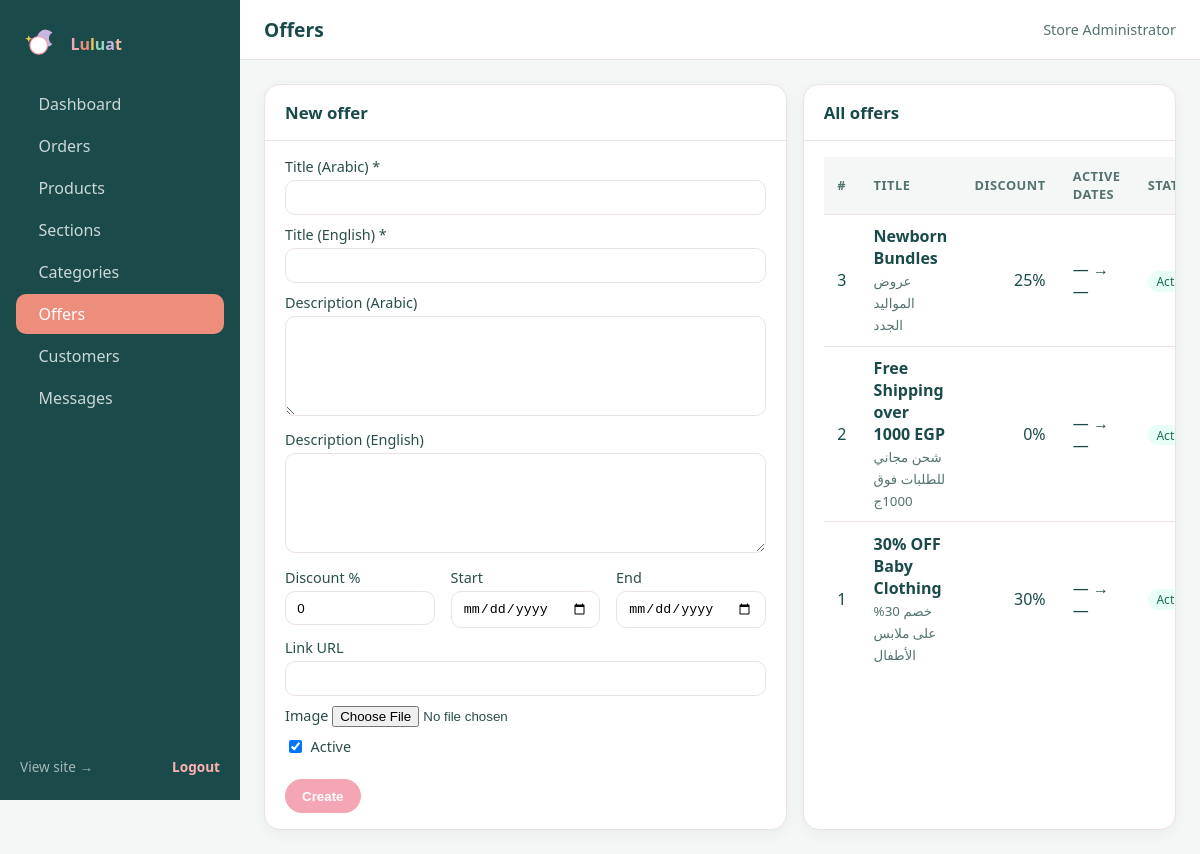
Page /admin/offers.php (signed in) on the committed database.
### tables this page shows
CREATE TABLE `offers` (
  `id`               INT UNSIGNED NOT NULL AUTO_INCREMENT,
  `title_ar`         VARCHAR(180)   NOT NULL,
  `title_en`         VARCHAR(180)   NOT NULL,
  `description_ar`   TEXT           DEFAULT NULL,
  `description_en`   TEXT           DEFAULT NULL,
  `image`            VARCHAR(255)   DEFAULT NULL,
  `discount_percent` DECIMAL(5,2)   NOT NULL DEFAULT 0,
  `link_url`         VARCHAR(255)   DEFAULT NULL,
  `start_date`       DATE           DEFAULT NULL,
  `end_date`         DATE           DEFAULT NULL,
  `is_active`        TINYINT(1)     NOT NULL DEFAULT 1,
  `created_at`       DATETIME       NOT NULL DEFAULT CURRENT_TIMESTAMP,
  PRIMARY KEY (`id`)
);

### includes/functions.php (called while the page is built, shortened)
<?php
require_once __DIR__ . '/db.php';
function e($value): string
{
    return htmlspecialchars((string)$value, ENT_QUOTES | ENT_SUBSTITUTE, 'UTF-8');
}
function url(string $path = ''): string
{
    return BASE_URL . '/' . ltrim($path, '/');
}

### includes/db.php (called while the page is built, shortened)
<?php
final class DB
{
    private static ?PDO $pdo = null;
    public static function pdo(): PDO
    {
        if (self::$pdo === null) {
            $dsn = sprintf(
                'mysql:host=%s;port=%d;dbname=%s;charset=%s',
                DB_HOST, DB_PORT, DB_NAME, DB_CHARSET
            );
            try {
                self::$pdo = new PDO($dsn, DB_USER, DB_PASS, [
                    PDO::ATTR_ERRMODE            => PDO::ERRMODE_EXCEPTION,
                    PDO::ATTR_DEFAULT_FETCH_MODE => PDO::FETCH_ASSOC,
                    PDO::ATTR_EMULATE_PREPARES   => false,
                    PDO::MYSQL_ATTR_INIT_COMMAND => "SET NAMES utf8mb4 COLLATE utf8mb4_unicode_ci",
                ]);
            } catch (PDOException $e) {
                http_response_code(500);
                if (ini_get('display_errors')) {
                    die('DB connection failed: ' . htmlspecialchars($e->getMessage()));
                }
                die('Service temporarily unavailable. Please try again later.');
            }
        }
        return self::$pdo;
    }
    public static function run(string $sql, array $params = []): PDOStatement
    {
        $st = self::pdo()->prepare($sql);
        $st->execute($params);
        return $st;
    }
    public static function one(string $sql, array $params = []): ?array
    {
        $row = self::run($sql, $params)->fetch();
        return $row ?: null;
    }
    public static function all(string $sql, array $params = []): array
    {
        return self::run($sql, $params)->fetchAll();
    }
}

### includes/auth.php (called while the page is built, shortened)
<?php
require_once __DIR__ . '/db.php';
function current_admin(): ?array
{
    return DB::one('SELECT * FROM admins WHERE id = ?', [(int)$_SESSION['admin_id']]);
}

### admin/includes/bootstrap.php (called while the page is built, shortened)
<?php
$current_admin = current_admin();

### admin/offers.php (the view, shortened to what this page needs)
<?php
require __DIR__ . '/includes/bootstrap.php';
$edit = !empty($_GET['edit']) ? DB::one('SELECT * FROM offers WHERE id = ?', [(int)$_GET['edit']]) : null;
$offers = DB::all('SELECT * FROM offers ORDER BY id DESC');
$admin_page  = 'offers';
$admin_title = 'Offers';
include __DIR__ . '/includes/header.php';
?>
<div class="grid-2">
  <section class="panel">
    <header class="panel__head"><h2><?= $edit ? 'Edit offer' : 'New offer' ?></h2></header>
    <form method="post" enctype="multipart/form-data" class="form">
      <label>Title (Arabic) *
        <input type="text" name="title_ar" required dir="rtl" value="<?= e($edit['title_ar'] ?? '') ?>">
      </label>
      <label>Title (English) *
        <input type="text" name="title_en" required value="<?= e($edit['title_en'] ?? '') ?>">
      </label>
      <label>Description (Arabic)
        <textarea name="description_ar" rows="3" dir="rtl"><?= e($edit['description_ar'] ?? '') ?></textarea>
      </label>
      <label>Description (English)
        <textarea name="description_en" rows="3"><?= e($edit['description_en'] ?? '') ?></textarea>
      </label>
      <div class="row">
        <label>Discount % <input type="number" step="0.01" min="0" max="100" name="discount_percent" value="<?= e((string)($edit['discount_percent'] ?? 0)) ?>"></label>
        <label>Start <input type="date" name="start_date" value="<?= e($edit['start_date'] ?? '') ?>"></label>
        <label>End <input type="date" name="end_date" value="<?= e($edit['end_date'] ?? '') ?>"></label>
      </div>
      <label>Link URL <input type="url" name="link_url" value="<?= e($edit['link_url'] ?? '') ?>"></label>
      <label>Image
        <input type="file" name="image" accept="image/*">
      </label>
      <label class="inline">
        <input type="checkbox" name="is_active" value="1" <?= empty($edit) || !empty($edit['is_active']) ? 'checked' : '' ?>>
        Active
      </label>
      <div class="form__actions">
        <button class="btn btn--primary" type="submit"><?= $edit ? 'Save' : 'Create' ?></button>
      </div>
    </form>
  </section>
  <section class="panel">
    <header class="panel__head"><h2>All offers</h2></header>
    <div class="panel__body">
      <table class="data-table">
        <thead><tr><th>#</th><th>Title</th><th class="num">Discount</th><th>Active dates</th><th>Status</th><th></th></tr></thead>
        <tbody>
          <?php foreach ($offers as $o): ?>
            <tr>
              <td><?= (int)$o['id'] ?></td>
              <td><strong><?= e($o['title_en']) ?></strong><br><small class="muted" dir="rtl"><?= e($o['title_ar']) ?></small></td>
              <td class="num"><?= (float)$o['discount_percent'] ?>%</td>
              <td><?= e($o['start_date'] ?: '—') ?> → <?= e($o['end_date'] ?: '—') ?></td>
              <td><?= $o['is_active'] ? '<span class="pill pill--ok">Active</span>' : '<span class="pill pill--off">Hidden</span>' ?></td>
            </tr>
          <?php endforeach; ?>
        </tbody>
      </table>
    </div>
  </section>
</div>
<?php include __DIR__ . '/includes/footer.php'; ?>

### admin/includes/header.php (shortened to what this page needs)
<?php
$admin_page  = $admin_page  ?? 'dashboard';
$admin_title = $admin_title ?? 'Dashboard';
?>
<!DOCTYPE html>
<html lang="en" dir="ltr">
<head>
<link rel="stylesheet" href="<?= url('assets/css/admin.css') ?>">
</head>
<body class="admin">
<aside class="admin__sidebar">
  <div class="admin__brand">
    <span style="font-weight:800;">
      <span style="color:#f4a6b4">L</span><span style="color:#ed8e7c">u</span><span style="color:#efc754">l</span><span style="color:#8fd5c0">u</span><span style="color:#c8b6e2">a</span><span style="color:#f3bc9e">t</span>
    </span>
  </div>
  <nav class="admin__nav">
    <a class="<?= $admin_page === 'dashboard'  ? 'is-active' : '' ?>" href="<?= url('admin/index.php') ?>"><span class="ic ic-home"></span> Dashboard</a>
    <a class="<?= $admin_page === 'orders'     ? 'is-active' : '' ?>" href="<?= url('admin/orders.php') ?>"><span class="ic ic-cart"></span> Orders</a>
    <a class="<?= $admin_page === 'products'   ? 'is-active' : '' ?>" href="<?= url('admin/products.php') ?>"><span class="ic ic-box"></span> Products</a>
    <a class="<?= $admin_page === 'sections'   ? 'is-active' : '' ?>" href="<?= url('admin/sections.php') ?>"><span class="ic ic-grid"></span> Sections</a>
    <a class="<?= $admin_page === 'categories' ? 'is-active' : '' ?>" href="<?= url('admin/categories.php') ?>"><span class="ic ic-tag"></span> Categories</a>
    <a class="<?= $admin_page === 'offers'     ? 'is-active' : '' ?>" href="<?= url('admin/offers.php') ?>"><span class="ic ic-fire"></span> Offers</a>
    <a class="<?= $admin_page === 'users'      ? 'is-active' : '' ?>" href="<?= url('admin/users.php') ?>"><span class="ic ic-user"></span> Customers</a>
    <a class="<?= $admin_page === 'messages'   ? 'is-active' : '' ?>" href="<?= url('admin/messages.php') ?>"><span class="ic ic-mail"></span> Messages</a>
  </nav>
  <div class="admin__sidebar-footer">
    <a href="<?= url('') ?>" target="_blank">View site →</a>
    <a href="<?= url('admin/logout.php') ?>" class="link-danger">Logout</a>
  </div>
</aside>
<main class="admin__main">
  <header class="admin__topbar">
    <h1><?= e($admin_title) ?></h1>
    <div class="admin__user">
      <span><?= e($current_admin['full_name']) ?></span>
    </div>
  </header>
  <div class="admin__content">

### assets/css/admin.css (style rules this page uses)
:root { --pink-500: #f4a6b4; --pink-600: #e98598; --coral-500: #ed8e7c; --coral-600: #d97560; --mint-500: #8fd5c0; --lavender-300: #cdbcec; --amber-500: #efc754; --bg: #f4f7f6; --surface: #ffffff; --border: #ece2e6; --ink-50: #f4f7f6; --ink-100: #e6edec; --ink-300: #93aba8; --ink-500: #547370; --ink-700: #294e4a; --ink-900: #1a4a4a; --shadow-1: 0 4px 14px rgba(26, 74, 74, .06); --shadow-2: 0 12px 28px rgba(26, 74, 74, .10); }
*, *::before, *::after { box-sizing: border-box; }
body { margin: 0; font-family: 'Poppins', system-ui, sans-serif; background: var(--bg); color: var(--ink-900); }
img, svg { max-width: 100%; display: block; }
a { color: inherit; text-decoration: none; }
table { border-collapse: collapse; width: 100%; }
.admin { display: grid; grid-template-columns: 240px 1fr; min-height: 100vh; }
.admin__sidebar { background: var(--ink-900); color: #fff; padding: 1.25rem 1rem; display: flex; flex-direction: column; gap: 1rem; position: sticky; top: 0; height: 100vh; }
.admin__brand { display: flex; align-items: center; gap: .65rem; padding: .25rem .25rem; }
.admin__brand span { font-weight: 700; }
.admin__nav { display: flex; flex-direction: column; gap: .15rem; flex: 1; }
.admin__nav a { display: flex; align-items: center; gap: .65rem; padding: .55rem .75rem; border-radius: 10px; color: rgba(255,255,255,.78); }
.admin__nav a.is-active { background: var(--coral-500); color: #fff; }
.admin__sidebar-footer { display: flex; justify-content: space-between; padding: .25rem; font-size: .85rem; color: rgba(255,255,255,.6); }
.admin__sidebar-footer .link-danger { color: #ffb1b1; }
.admin__main { display: flex; flex-direction: column; min-width: 0; }
.admin__topbar { display: flex; align-items: center; justify-content: space-between; padding: 1rem 1.5rem; border-bottom: 1px solid var(--border); background: #fff; }
.admin__topbar h1 { margin: 0; font-size: 1.2rem; }
.admin__user { color: var(--ink-500); font-size: .9rem; }
.admin__content { padding: 1.5rem; display: flex; flex-direction: column; gap: 1.25rem; }
.panel { background: #fff; border: 1px solid var(--border); border-radius: 16px; box-shadow: var(--shadow-1); overflow: hidden; }
.panel__head { display: flex; align-items: center; justify-content: space-between; padding: 1rem 1.25rem; border-bottom: 1px solid var(--border); flex-wrap: wrap; gap: .5rem; }
.panel__head h2 { margin: 0; font-size: 1.05rem; }
.panel__body { padding: 1rem 1.25rem; }
.data-table { width: 100%; }
.data-table th, .data-table td { padding: .65rem .85rem; text-align: start; border-bottom: 1px solid var(--border); vertical-align: middle; }
.data-table th { background: var(--ink-50); font-size: .8rem; text-transform: uppercase; letter-spacing: .04em; color: var(--ink-500); }
.data-table tr:last-child td { border-bottom: 0; }
.data-table .num { text-align: end; }
.muted { color: var(--ink-500); }
.pill { display: inline-block; padding: .12rem .55rem; border-radius: 999px; font-size: .75rem; background: var(--ink-100); color: var(--ink-700); }
.pill--ok { background: #e8fff7; color: #1d6b53; }
.btn { display: inline-flex; align-items: center; justify-content: center; gap: .35rem; padding: .55rem 1rem; border-radius: 999px; border: 1px solid var(--border); background: #fff; color: var(--ink-900); font-weight: 600; cursor: pointer; transition: .15s ease; text-decoration: none; }
.btn--primary { background: var(--pink-500); color: #fff; border-color: transparent; }
.link-danger { color: #a8333d; font-weight: 600; }
.form { padding: 1rem 1.25rem; display: flex; flex-direction: column; gap: .65rem; }
.form .row { display: grid; grid-template-columns: 1fr 1fr 1fr; gap: 1rem; }
.form label { display: block; font-size: .9rem; color: var(--ink-700); }
.form label.inline { display: inline-flex; align-items: center; gap: .35rem; }
.form input[type="text"], .form input[type="email"], .form input[type="number"], .form input[type="tel"], .form input[type="url"], .form input[type="date"], .form input[type="password"], .form select, .form textarea, .panel__body select, .panel__body input[type="search"] { width: 100%; padding: .55rem .7rem; border: 1px solid var(--border); border-radius: 10px; background: #fff; margin-top: .25rem; }
.form textarea { min-height: 100px; resize: vertical; }
.form__actions { display: flex; gap: .5rem; padding-top: .75rem; flex-wrap: wrap; }
.grid-2 { display: grid; grid-template-columns: 1.4fr 1fr; gap: 1rem; }

### rows in the picture
offers: id "3", title_en "Newborn Bundles", title_ar "عروض المواليد الجدد", discount_percent "25", start_date "—", end_date "—", is_active "Active"
offers: id "2", title_en "Free Shipping over 1000 EGP", title_ar "شحن مجاني للطلبات فوق 1000ج", discount_percent "0", start_date "—", end_date "—", is_active "Active"
offers: id "1", title_en "30% OFF Baby Clothing", title_ar "خصم 30% على ملابس الأطفال", discount_percent "30", start_date "—", end_date "—", is_active "Active"

### other values in the picture
$admin_title "Offers"
$current_admin['full_name'] "Store Administrator"
